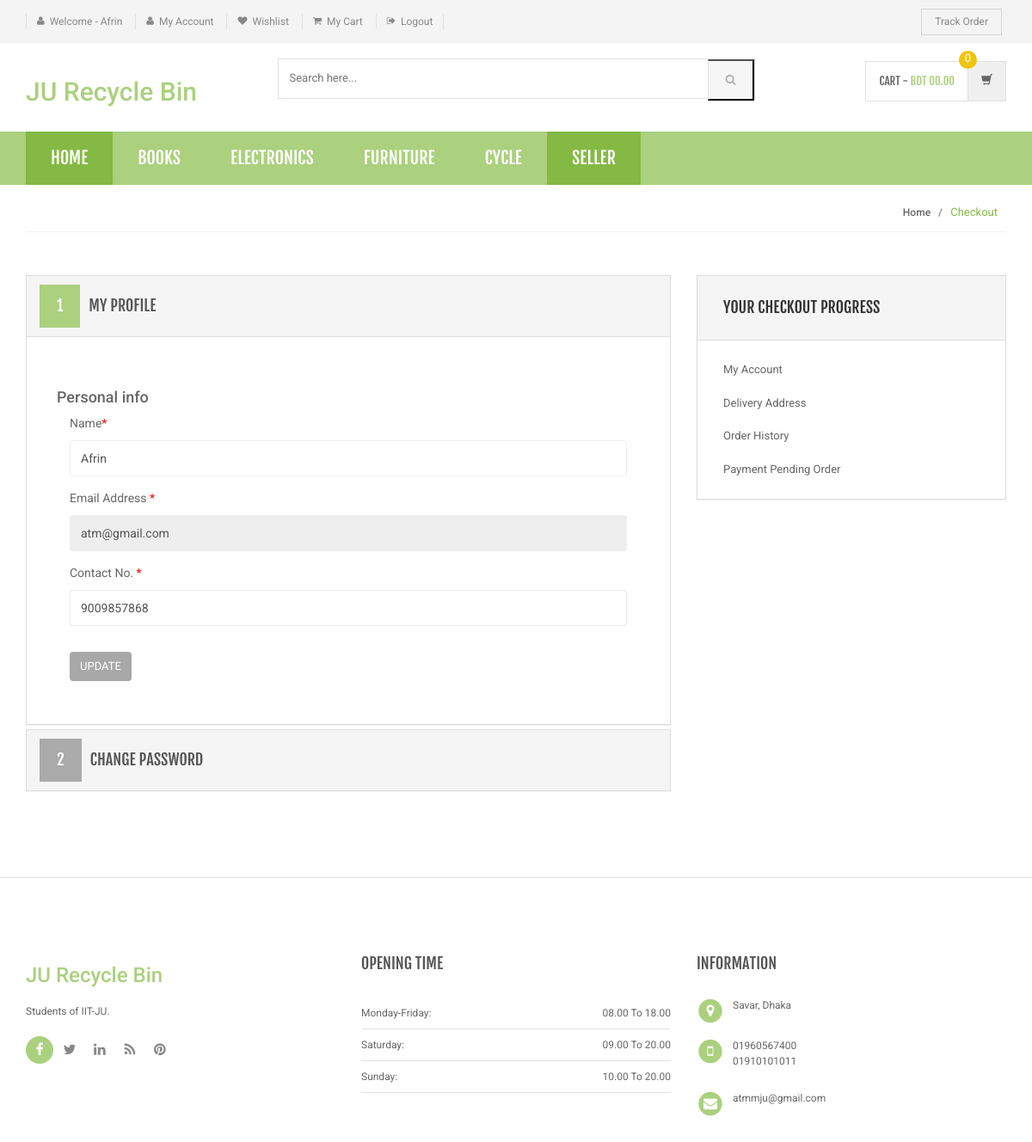
Page /my-account.php (signed in) on the committed database.
### tables this page shows
CREATE TABLE `category` (
  `id` int(11) NOT NULL,
  `categoryName` varchar(255) DEFAULT NULL,
  `categoryDescription` longtext,
  `creationDate` timestamp NOT NULL DEFAULT CURRENT_TIMESTAMP,
  `updationDate` varchar(255) DEFAULT NULL
);

CREATE TABLE `users` (
  `id` int(11) NOT NULL,
  `name` varchar(255) DEFAULT NULL,
  `email` varchar(255) DEFAULT NULL,
  `contactno` bigint(11) DEFAULT NULL,
  `password` varchar(255) DEFAULT NULL,
  `shippingAddress` longtext,
  `shippingState` varchar(255) DEFAULT NULL,
  `shippingCity` varchar(255) DEFAULT NULL,
  `shippingPincode` int(11) DEFAULT NULL,
  `billingAddress` longtext,
  `billingState` varchar(255) DEFAULT NULL,
  `billingCity` varchar(255) DEFAULT NULL,
  `billingPincode` int(11) DEFAULT NULL,
  `regDate` timestamp NOT NULL DEFAULT CURRENT_TIMESTAMP,
  `updationDate` varchar(255) DEFAULT NULL
);

### my-account.php (the view, shortened to what this page needs)
<?php
include('includes/config.php');
if(strlen($_SESSION['login'])==0)
    {
header('location:login.php');
}
else{
?>
<!DOCTYPE html>
<html lang="en">
	<head>
	    <link rel="stylesheet" href="assets/css/bootstrap.min.css">
	    <link rel="stylesheet" href="assets/css/main.css">
	    <link rel="stylesheet" href="assets/css/green.css">
	    <link rel="stylesheet" href="assets/css/owl.carousel.css">
		<link rel="stylesheet" href="assets/css/owl.transitions.css">
		<link href="assets/css/lightbox.css" rel="stylesheet">
		<link rel="stylesheet" href="assets/css/animate.min.css">
		<link rel="stylesheet" href="assets/css/rateit.css">
		<link rel="stylesheet" href="assets/css/bootstrap-select.min.css">
		<link rel="stylesheet" href="assets/css/config.css">
		<link href="assets/css/green.css" rel="alternate stylesheet" title="Green color">
		<link href="assets/css/blue.css" rel="alternate stylesheet" title="Blue color">
		<link href="assets/css/red.css" rel="alternate stylesheet" title="Red color">
		<link href="assets/css/orange.css" rel="alternate stylesheet" title="Orange color">
		<link href="assets/css/dark-green.css" rel="alternate stylesheet" title="Darkgreen color">
		<link rel="stylesheet" href="assets/css/font-awesome.min.css">
	</head>
    <body class="cnt-home">
<header class="header-style-1">
<?php include('includes/top-header.php');?>
<?php include('includes/main-header.php');?>
<?php include('includes/menu-bar.php');?>
</header>
<div class="breadcrumb">
	<div class="container">
		<div class="breadcrumb-inner">
			<ul class="list-inline list-unstyled">
				<li><a href="#">Home</a></li>
				<li class='active'>Checkout</li>
			</ul>
		</div>
	</div>
</div>
<div class="body-content outer-top-bd">
	<div class="container">
		<div class="checkout-box inner-bottom-sm">
			<div class="row">
				<div class="col-md-8">
					<div class="panel-group checkout-steps" id="accordion">
<div class="panel panel-default checkout-step-01">
		<div class="panel-heading">
    	<h4 class="unicase-checkout-title">
	        <a data-toggle="collapse" class="" data-parent="#accordion" href="#collapseOne">
	          <span>1</span>My Profile
	        </a>
	     </h4>
    </div>
	<div id="collapseOne" class="panel-collapse collapse in">
	    <div class="panel-body">
			<div class="row">
<h4>Personal info</h4>
				<div class="col-md-12 col-sm-12 already-registered-login">
<?php
$query=mysqli_query($con,"select * from users where id='".$_SESSION['id']."'");
while($row=mysqli_fetch_array($query))
{
?>
					<form class="register-form" role="form" method="post">
<div class="form-group">
					    <label class="info-title" for="name">Name<span>*</span></label>
					    <input type="text" class="form-control unicase-form-control text-input" value="<?php echo $row['name'];?>" id="name" name="name" required="required">
					  </div>
						<div class="form-group">
					    <label class="info-title" for="exampleInputEmail1">Email Address <span>*</span></label>
			 <input type="email" class="form-control unicase-form-control text-input" id="exampleInputEmail1" value="<?php echo $row['email'];?>" readonly>
					  </div>
					  <div class="form-group">
					    <label class="info-title" for="Contact No.">Contact No. <span>*</span></label>
					    <input type="text" class="form-control unicase-form-control text-input" id="contactno" name="contactno" required="required" value="<?php echo $row['contactno'];?>"  maxlength="10">
					  </div>
					  <button type="submit" name="update" class="btn-upper btn btn-primary checkout-page-button">Update</button>
					</form>
					<?php } ?>
				</div>
			</div>
		</div>
	</div>
</div>
					  	<div class="panel panel-default checkout-step-02">
						    <div class="panel-heading">
						      <h4 class="unicase-checkout-title">
						        <a data-toggle="collapse" class="collapsed" data-parent="#accordion" href="#collapseTwo">
						          <span>2</span>Change Password
						        </a>
						      </h4>
						    </div>
					  	</div>
					</div>
				</div>
			<?php include('includes/myaccount-sidebar.php');?>
			</div>
		</div>
</div>
</div>
<?php include('includes/footer.php');?>
</body>
</html>
<?php } ?>

### includes/menu-bar.php (shortened to what this page needs)
<div class="header-nav animate-dropdown">
    <div class="container">
        <div class="yamm navbar navbar-default" role="navigation">
            <div class="nav-bg-class">
                <div class="navbar-collapse collapse" id="mc-horizontal-menu-collapse">
	<div class="nav-outer">
		<ul class="nav navbar-nav">
			<li class="active dropdown yamm-fw">
				<a href="index.php" data-hover="dropdown" class="dropdown-toggle">Home</a>
			</li>
              <?php $sql=mysqli_query($con,"select id,categoryName  from category limit 6");
while($row=mysqli_fetch_array($sql))
{
    ?>
			<li class="dropdown yamm">
				<a href="category.php?cid=<?php echo $row['id'];?>"> <?php echo $row['categoryName'];?></a>
			</li>
			<?php } ?>
            <li class="active dropdown yamm-fw">
            <a href="seller-insert.php" data-hover="dropdown" class="dropdown-toggle">Seller</a>
          </li>
		</ul>
		<div class="clearfix"></div>
	</div>
</div>
            </div>
        </div>
    </div>
</div>

### assets/css/green.css (style rules this page uses)
a { color: #abd07e; }
.header-style-1 .header-nav { background: #abd07e; }
.cnt-home .header-style-1 .header-nav .navbar .navbar-nav > li.active { background: #84b943; }
.breadcrumb ul li.active { color: #84b943; }
.checkout-box .checkout-steps .panel .panel-heading .unicase-checkout-title > a:not(.collapsed) span { background-color: #abd07e; }

### assets/css/lightbox.css (style rules this page uses)
body:after { content: url(../images/close.png) url(../images/loading.gif) url(../images/prev.png) url(../images/next.png); display: none; }

### assets/css/blue.css (style rules this page uses)
a { color: #3498db; }
.header-style-1 .header-nav { background: #3498db; }
.cnt-home .header-style-1 .header-nav .navbar .navbar-nav > li.active { background: #1d6ca1; }
.breadcrumb ul li.active { color: #1d6ca1; }
.checkout-box .checkout-steps .panel .panel-heading .unicase-checkout-title > a:not(.collapsed) span { background-color: #3498db; }

### assets/css/red.css (style rules this page uses)
a { color: #ff6c6c; }
.header-style-1 .header-nav { background: #ff6c6c; }
.cnt-home .header-style-1 .header-nav .navbar .navbar-nav > li.active { background: #ff1a1a; }
.breadcrumb ul li.active { color: #ff1a1a; }
.checkout-box .checkout-steps .panel .panel-heading .unicase-checkout-title > a:not(.collapsed) span { background-color: #ff6c6c; }

### assets/css/orange.css (style rules this page uses)
a { color: #f39c12; }
.header-style-1 .header-nav { background: #f39c12; }
.cnt-home .header-style-1 .header-nav .navbar .navbar-nav > li.active { background: #ab6c09; }
.breadcrumb ul li.active { color: #ab6c09; }
.checkout-box .checkout-steps .panel .panel-heading .unicase-checkout-title > a:not(.collapsed) span { background-color: #f39c12; }

### assets/css/dark-green.css (style rules this page uses)
a { color: #12cca7; }
.header-style-1 .header-nav { background: #12cca7; }
.cnt-home .header-style-1 .header-nav .navbar .navbar-nav > li.active { background: #0b816a; }
.breadcrumb ul li.active { color: #0b816a; }
.checkout-box .checkout-steps .panel .panel-heading .unicase-checkout-title > a:not(.collapsed) span { background-color: #12cca7; }

### rows in the picture
category: categoryName "BOOKS"
category: categoryName "ELECTRONICS"
category: categoryName "FURNITURE"
category: categoryName "CYCLE"
users: name "Afrin", email "atm@gmail.com", contactno "9009857868"

### other values in the picture
$_SESSION['username'] "Afrin"
